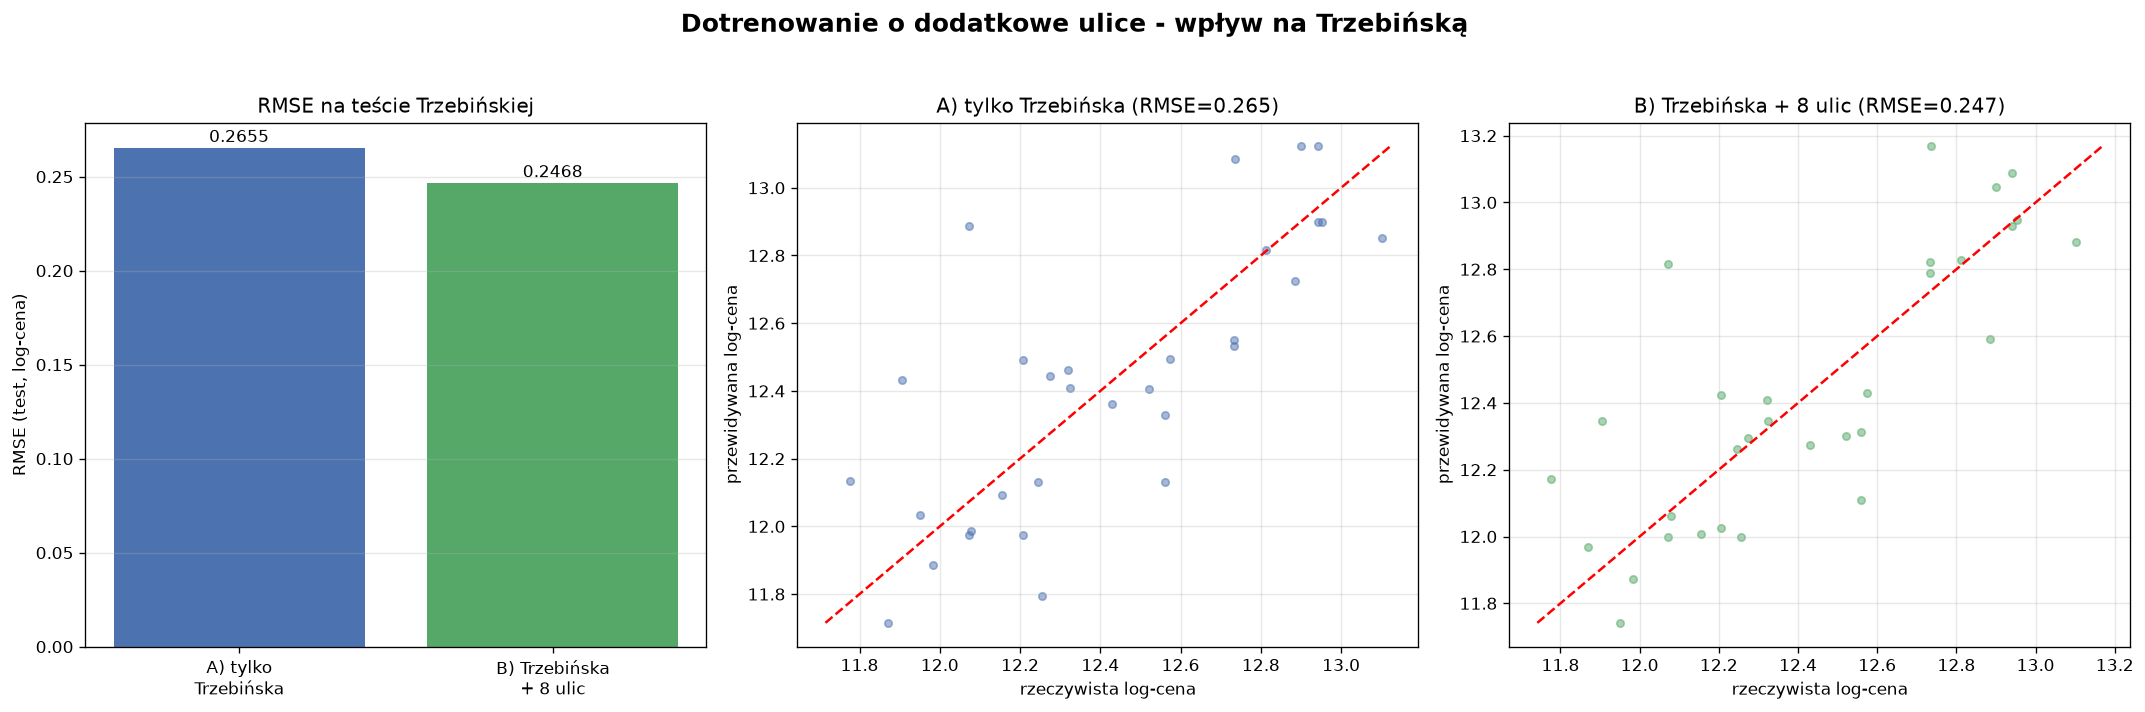

Here is the Python script that generated this plot:
"""
Eksperyment: czy dotrenowanie modelu o dodatkowe ulice Chrzanowa
polepsza predykcję na ul. Trzebińskiej?

Porównanie:
  A) model tylko na Trzebińskiej
  B) model na Trzebińskiej + Grzybowa, Broniewskiego, Mieszka I, Wyszyńskiego

Oba oceniane na TYM SAMYM zbiorze testowym (transakcje z Trzebińskiej).
Cel: tran_cena_brutto (log1p). Metryka: RMSE.
"""

import numpy as np
import pandas as pd
import matplotlib
matplotlib.use("Agg")
import matplotlib.pyplot as plt

from sklearn.ensemble import HistGradientBoostingRegressor

from mieszkania_prediction import (
    load_data, clean, build_cat_map, prepare_X, rmse,
)


ULICA_TARGET = "Trzebińska"
ULICE_DODATKOWE = ["Grzybowa", "Broniewskiego", "Mieszka I", "Wyszyńskiego",
                   "Sienkiewicza", "Jordana", "Pęckowskiego", "Orkana"]

NUMERIC = ["lok_pow_uzyt", "lok_liczba_izb", "lok_nr_kond",
           "x", "y", "odl_centrum", "rok"]
CATEGORICAL = ["miasto"]


def split(df, seed=2):
    n = len(df)
    n_val = int(n * 0.2)
    n_test = int(n * 0.2)
    n_train = n - n_val - n_test
    idx = np.arange(n)
    np.random.seed(seed)
    np.random.shuffle(idx)
    return (
        df.iloc[idx[:n_train]].reset_index(drop=True),
        df.iloc[idx[n_train:n_train + n_val]].reset_index(drop=True),
        df.iloc[idx[n_train + n_val:]].reset_index(drop=True),
    )


def train_eval(df_train, df_test, categorical, label):
    y_train = np.log1p(df_train["tran_cena_brutto"].values)
    y_test = np.log1p(df_test["tran_cena_brutto"].values)

    X_train = prepare_X(df_train, categorical)
    X_test = prepare_X(df_test, categorical)

    model = HistGradientBoostingRegressor(
        max_iter=300, learning_rate=0.1, random_state=42)
    model.fit(X_train, y_train)

    pred = model.predict(X_test)
    t = rmse(y_test, pred)
    t_pln = np.sqrt(
        ((np.expm1(y_test) - np.expm1(pred)) ** 2).mean())

    print(f"{label:<40} RMSE(test)={t:.4f}  ({t_pln:,.0f} zł)")
    return model, t, t_pln, y_test, pred


def main():
    df = load_data()
    df = clean(df, verbose=False)

    # --- zbiór Trzebińskiej ---
    df_trz = df[df["lok_adres"].str.contains(ULICA_TARGET, case=False,
                                             na=False)].copy()
    print(f"Trzebińska: {len(df_trz)} transakcji")

    # --- zbiór rozszerzony ---
    mask_ext = df["lok_adres"].str.contains(
        "|".join([ULICA_TARGET] + ULICE_DODATKOWE), case=False, na=False)
    df_ext = df[mask_ext].copy()
    print(f"Trzebińska + {len(ULICE_DODATKOWE)} ulic: {len(df_ext)} transakcji\n")

    # --- wspólny podział: test = 20% Trzebińskiej (ten sam dla obu modeli) ---
    df_trz_tr, df_trz_va, df_trz_te = split(df_trz)

    # zbiór rozszerzony: trening = wszystko oprócz testu Trzebińskiej
    test_idx = df_trz_te.index  # nie używamy - budujemy po adresie
    # trening rozszerzony: cała Trzebińska (train+val) + dodatkowe ulice
    df_trz_train_full = pd.concat([df_trz_tr, df_trz_va]).reset_index(drop=True)
    df_dod = df_ext[~df_ext["lok_adres"].str.contains(
        ULICA_TARGET, case=False, na=False)].copy()
    df_ext_train = pd.concat([df_trz_train_full, df_dod]).reset_index(drop=True)

    print("Porównanie (ocena na tym samym teście Trzebińskiej):")
    print("-" * 78)

    # A) tylko Trzebińska
    cat_a = build_cat_map(df_trz_tr)
    m_a, t_a, pln_a, y_te, pred_a = train_eval(
        df_trz_tr, df_trz_te, cat_a, "A) tylko Trzebińska")

    # B) Trzebińska + dodatkowe ulice
    cat_b = build_cat_map(df_ext_train)
    m_b, t_b, pln_b, _, pred_b = train_eval(
        df_ext_train, df_trz_te, cat_b,
        f"B) Trzebińska + {len(ULICE_DODATKOWE)} ulic")

    # --- porównanie przyrostowe: 0, 2, 4, 6, 8 ulic ---
    print("\nPorównanie przyrostowe (ile ulic dodawać):")
    print("-" * 78)
    incremental = []
    for k in range(0, len(ULICE_DODATKOWE) + 1):
        ulice_k = ULICE_DODATKOWE[:k]
        if k == 0:
            df_tr_k = df_trz_train_full
        else:
            mask_k = df["lok_adres"].str.contains(
                "|".join([ULICA_TARGET] + ulice_k), case=False, na=False)
            df_k = df[mask_k].copy()
            df_dod_k = df_k[~df_k["lok_adres"].str.contains(
                ULICA_TARGET, case=False, na=False)].copy()
            df_tr_k = pd.concat([df_trz_train_full, df_dod_k]).reset_index(
                drop=True)

        cat_k = build_cat_map(df_tr_k)
        y_tr_k = np.log1p(df_tr_k["tran_cena_brutto"].values)
        X_tr_k = prepare_X(df_tr_k, cat_k)
        X_te_k = prepare_X(df_trz_te, cat_k)
        mk = HistGradientBoostingRegressor(
            max_iter=300, learning_rate=0.1, random_state=42)
        mk.fit(X_tr_k, y_tr_k)
        pred_k = mk.predict(X_te_k)
        t_k = rmse(y_te, pred_k)
        pln_k = np.sqrt(
            ((np.expm1(y_te) - np.expm1(pred_k)) ** 2).mean())
        incremental.append((k, len(df_tr_k), t_k, pln_k))
        print(f"  +{k} ulic (n={len(df_tr_k):>4}): "
              f"RMSE={t_k:.4f}  ({pln_k:,.0f} zł)")

    best_k = min(incremental, key=lambda r: r[2])[0]
    print(f"\nNajlepsza liczba dodatkowych ulic: {best_k}")

    print(f"\nRóżnica (B - A): RMSE {t_b - t_a:+.4f}  "
          f"({pln_b - pln_a:+,.0f} zł)")
    if t_b < t_a:
        print("=> Dotrenowanie POPRAWIŁO predykcję na Trzebińskiej")
    else:
        print("=> Dotrenowanie NIE poprawiło predykcji na Trzebińskiej")

    # ------------------------------------------------------------------
    # Wykresy
    # ------------------------------------------------------------------
    fig, axes = plt.subplots(1, 3, figsize=(18, 6))
    fig.suptitle("Dotrenowanie o dodatkowe ulice - wpływ na Trzebińską",
                 fontsize=15, fontweight="bold")

    # 1. RMSE
    ax = axes[0]
    labels = ["A) tylko\nTrzebińska", f"B) Trzebińska\n+ {len(ULICE_DODATKOWE)} ulic"]
    vals = [t_a, t_b]
    bars = ax.bar(labels, vals, color=["#4C72B0", "#55A868"])
    ax.set_ylabel("RMSE (test, log-cena)")
    ax.set_title("RMSE na teście Trzebińskiej")
    ax.grid(axis="y", alpha=0.3)
    for bar, v in zip(bars, vals):
        ax.text(bar.get_x() + bar.get_width() / 2, v + 0.003,
                f"{v:.4f}", ha="center", fontsize=10)

    # 2. predykcja vs rzeczywistość (A)
    ax = axes[1]
    ax.scatter(y_te, pred_a, s=20, alpha=0.5, color="#4C72B0")
    lims = [min(y_te.min(), pred_a.min()), max(y_te.max(), pred_a.max())]
    ax.plot(lims, lims, "r--", linewidth=1.5)
    ax.set_xlabel("rzeczywista log-cena")
    ax.set_ylabel("przewidywana log-cena")
    ax.set_title(f"A) tylko Trzebińska (RMSE={t_a:.3f})")
    ax.grid(alpha=0.3)

    # 3. predykcja vs rzeczywistość (B)
    ax = axes[2]
    ax.scatter(y_te, pred_b, s=20, alpha=0.5, color="#55A868")
    lims = [min(y_te.min(), pred_b.min()), max(y_te.max(), pred_b.max())]
    ax.plot(lims, lims, "r--", linewidth=1.5)
    ax.set_xlabel("rzeczywista log-cena")
    ax.set_ylabel("przewidywana log-cena")
    ax.set_title(f"B) Trzebińska + {len(ULICE_DODATKOWE)} ulic (RMSE={t_b:.3f})")
    ax.grid(alpha=0.3)

    plt.tight_layout(rect=[0, 0, 1, 0.95])
    out = "ulice_dotrenowanie.png"
    plt.savefig(out, dpi=120, bbox_inches="tight")
    print(f"\nZapisano wykres: {out}")

    # --- wykres przyrostowy ---
    fig2, ax = plt.subplots(figsize=(10, 6))
    ks = [r[0] for r in incremental]
    ts = [r[2] for r in incremental]
    ax.plot(ks, ts, "o-", color="#4C72B0", linewidth=2, markersize=8)
    ax.axhline(t_a, color="red", linestyle="--", linewidth=1.5,
               label=f"tylko Trzebińska ({t_a:.3f})")
    ax.scatter([best_k], [min(ts)], color="#55A868", s=150, zorder=5,
               label=f"najlepszy: +{best_k} ulic")
    ax.set_xlabel("liczba dodatkowych ulic")
    ax.set_ylabel("RMSE (test Trzebińskiej)")
    ax.set_title("Wpływ liczby dodatkowych ulic na predykcję Trzebińskiej")
    ax.legend()
    ax.grid(alpha=0.3)
    for k, t in zip(ks, ts):
        ax.annotate(f"{t:.3f}", (k, t), textcoords="offset points",
                    xytext=(0, 8), ha="center", fontsize=9)
    plt.tight_layout()
    out2 = "ulice_przyrostowo.png"
    plt.savefig(out2, dpi=120, bbox_inches="tight")
    print(f"Zapisano wykres: {out2}")


if __name__ == "__main__":
    main()
